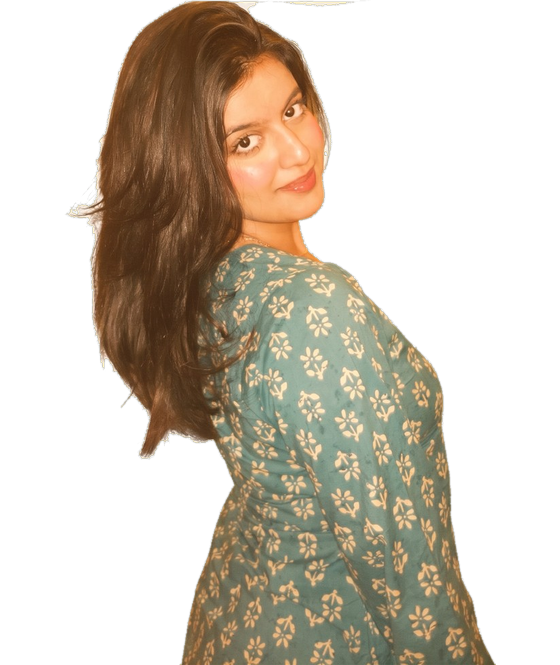
#> input picture assets/og/siya-cutout.png, 560 x 665 px, given in place of siya-hero-cutout.png, which was not available
$ python despill-hero-keep-hair.py
#> lines starting #> are read from the running program, lines starting #| are printed output that depends on the picture; after the words box and inside, x2 and y2 are one past the last pixel; in counts of white or black regions, pixels touching at a corner belong together
"""
Despill white fringe into buttermilk WITHOUT eroding hair.
Starts from the fuller original cutout (not the rembg-eroded -2).
"""
from __future__ import annotations

from pathlib import Path

import numpy as np
from PIL import Image, ImageFilter
from scipy import ndimage

ROOT = Path(__file__).resolve().parents[1]
SRC = ROOT / "public" / "siya" / "photos" / "siya-hero-cutout.png"
OUT = ROOT / "public" / "siya" / "photos" / "siya-hero-cutout-4.png"
OG = ROOT / "assets" / "og" / "siya-cutout.png"
PREVIEW = ROOT / "screenshots" / "hero-cutout-blend-preview.png"

BM = np.array([255.0, 241.0, 181.0], dtype=np.float32)
WHITE = np.array([255.0, 255.0, 255.0], dtype=np.float32)


def main() -> None:
  im = Image.open(SRC).convert("RGBA")
#> im is the input picture: PIL image 560x665 RGBA; mean R, G, B, A 62.7, 53.8, 40.7, 111
  arr = np.array(im).astype(np.float32)
  rgb, a = arr[:, :, :3], arr[:, :, 3]
  alpha = np.clip(a / 255.0, 0, 1)
  eps = 1e-4

  # Unmatte white (only for fringe color — keep full alpha silhouette)
  unmatted = (rgb - WHITE * (1.0 - alpha[:, :, None])) / np.maximum(alpha[:, :, None], eps)
  unmatted = np.clip(unmatted, 0, 255)

  opaque = a >= 18
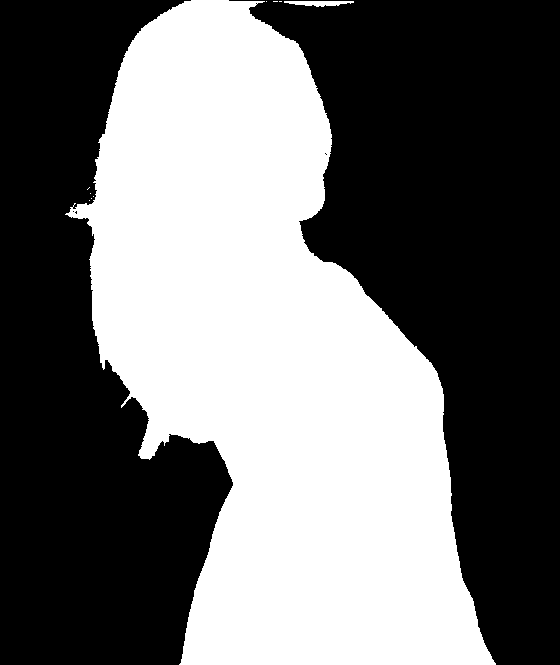
#> opaque: shape (665, 560) bool; 43.9% white; 10 white regions (8 under 20 px), largest, box (x1, y1, x2, y2) and area: (65, 0, 496, 665) 163334, (284, 1, 354, 7) 280
  dist_in = ndimage.distance_transform_edt(opaque)
  lum = 0.2126 * rgb[:, :, 0] + 0.7152 * rgb[:, :, 1] + 0.0722 * rgb[:, :, 2]
  d_white = np.linalg.norm(rgb - WHITE, axis=2)

  # Fringe = near edge + bright/cool — do NOT erode mask
  fringe = (a > 0) & (dist_in <= 6) & ((d_white < 65) | ((lum > 185) & (rgb[:, :, 2] > 175)))
#> fringe: shape (665, 560) bool; 0.23% white in thin lines or dots, all inside (x1, y1, x2, y2) = (69, 2, 386, 458)
  # Protect dress teal
  teal = (rgb[:, :, 1] > rgb[:, :, 0] * 0.88) & (rgb[:, :, 1] > 75) & (rgb[:, :, 2] > 55) & (lum < 210)
#> teal: shape (665, 560) bool; 19.3% white; 169 white regions (140 under 20 px), largest, box (x1, y1, x2, y2) and area: (157, 245, 475, 665) 69296, (66, 171, 100, 268) 258, (91, 273, 120, 376) 188

  # Propagate dark hair/skin inward for fringe fill
  seed = (a >= 200) & (dist_in >= 7) & (d_white > 50) & (lum < 190) & ~teal
#> seed: shape (665, 560) bool; 19.5% white; 352 white regions (265 under 20 px), largest, box (x1, y1, x2, y2) and area: (91, 1, 325, 453) 59912, (187, 570, 239, 665) 2102, (445, 582, 488, 665) 1308
  color = np.zeros_like(rgb)
  weight = np.zeros(a.shape, dtype=np.float32)
  color[seed] = rgb[seed]
  weight[seed] = 1.0
  for _ in range(20):
    c = Image.fromarray(np.clip(color, 0, 255).astype(np.uint8), "RGB").filter(ImageFilter.BoxBlur(2))
    w = Image.fromarray(np.clip(weight * 255, 0, 255).astype(np.uint8), "L").filter(ImageFilter.BoxBlur(2))
    color = np.array(c).astype(np.float32)
    weight = np.array(w).astype(np.float32) / 255.0
    color[seed] = rgb[seed]
    weight[seed] = 1.0
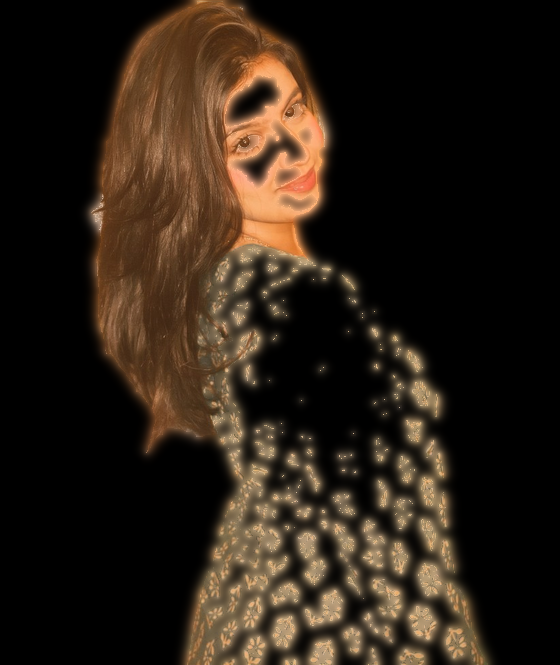
#> color: shape (665, 560, 3) float32; mean R, G, B 42.9, 31.8, 21.3
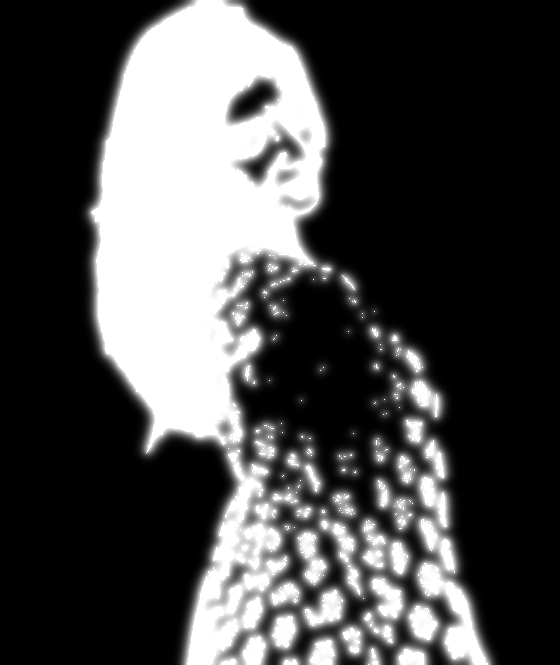
#> weight: shape (665, 560) float32; min 0, max 1, mean 0.293
  prop = color / np.maximum(weight[:, :, None], 1e-3)

  out_rgb = rgb.copy()
  out_a = a.copy()  # keep hair silhouette intact

  use = fringe & ~teal & (weight > 0.12)
#> use: shape (665, 560) bool; 0.13% white in thin lines or dots, all inside (x1, y1, x2, y2) = (85, 2, 331, 458)
  # Mix unmatte + propagated + buttermilk (soft blend, no hard cut)
  out_rgb[use] = unmatted[use] * 0.25 + prop[use] * 0.45 + BM * 0.30
#> out_rgb: shape (665, 560, 3) float32; mean R, G, B 62.7, 53.7, 40.6
  weak = fringe & ~teal & ~use
  out_rgb[weak] = out_rgb[weak] * 0.35 + BM * 0.65
#> out_rgb: shape (665, 560, 3) float32; mean R, G, B 62.7, 53.7, 40.6

  # Soft outer plush only (1–2px) — no silhouette shrink
  band = (out_a > 0) & (dist_in <= 1.6)
#> band: shape (665, 560) bool; 1.2% white in thin lines or dots, all inside (x1, y1, x2, y2) = (64, 0, 496, 665)
  out_rgb[band] = out_rgb[band] * 0.35 + BM * 0.65
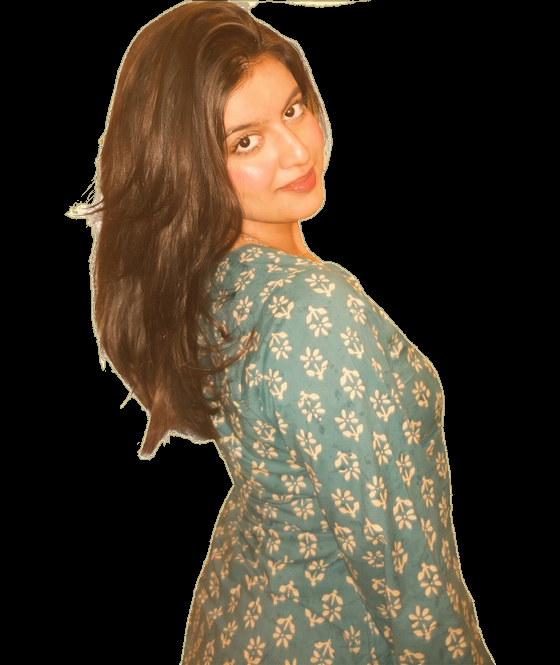
#> out_rgb: shape (665, 560, 3) float32; mean R, G, B 64.1, 55, 41.6
  out_a[band] = np.minimum(out_a[band], 170)
#> out_a: shape (665, 560) float32; min 0, max 255, mean 110.9

  out = Image.fromarray(np.clip(np.dstack([out_rgb, out_a]), 0, 255).astype(np.uint8), "RGBA")
  out = out.crop(out.getbbox())
#> out: PIL image 432x665 RGBA
  px = out.load()
  W, H = out.size
#> W = 432; H = 665
  for x in range(W):
    for dy in range(min(4, H)):
      y = H - 1 - dy
      r, g, b, aa = px[x, y]
      if aa > 20:
        px[x, y] = (r, g, b, 255)

  out.save(OUT, "PNG", optimize=True)
  print("saved", OUT, out.size)
#| saved public/siya/photos/siya-hero-cutout-4.png (432, 665)

  bg = Image.new("RGBA", out.size, (255, 241, 181, 255))
  comp = Image.alpha_composite(bg, out)
  comp.save(PREVIEW, "PNG")
  w, h = out.size
#> w = 432; h = 665
  comp.crop((0, int(h * 0.42), int(w * 0.48), int(h * 0.92))).save(
    ROOT / "screenshots" / "hair-left-restored.png"
  )
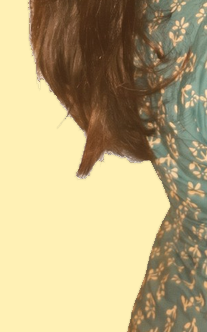
#> saved as hair-left-restored.png: PIL image 207x332 RGBA; mean R, G, B, A 186.1, 169.8, 126.9, 255
  comp.crop((int(w * 0.4), int(h * 0.05), w, int(h * 0.38))).save(
    ROOT / "screenshots" / "hero-cheek-blend-closeup.png"
  )
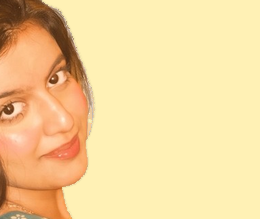
#> saved as hero-cheek-blend-closeup.png: PIL image 260x219 RGBA; mean R, G, B, A 243.6, 213.1, 156.2, 255

  # OG: transparent cutout, bottom-aligned on cream card later via og-card bg
  og_h = 665
  og_w = min(560, int(og_h * out.width / out.height))
#> og_w = 432
  og = out.resize((og_w, og_h), Image.Resampling.LANCZOS)
  canvas = Image.new("RGBA", (560, 665), (0, 0, 0, 0))
#> canvas: PIL image 560x665 RGBA; every value is 0
  canvas.paste(og, ((560 - og_w) // 2, 665 - og_h), og)
  canvas.save(OG, "PNG", optimize=True)
  print("og", OG)

  # left extent check
  aa = np.array(out.split()[-1])
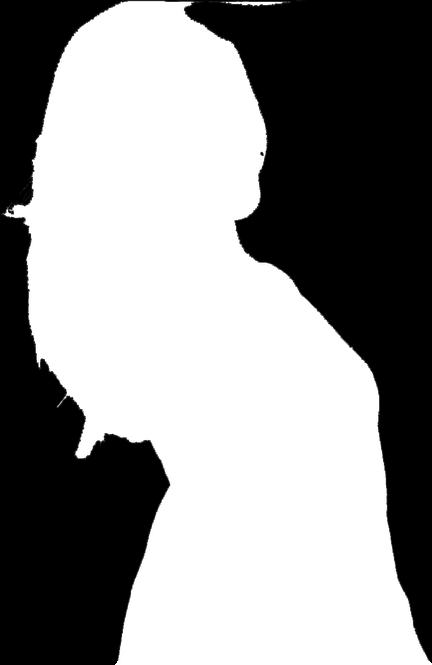
#> aa: shape (665, 432); min 0, max 255, mean 143.8
  hh, ww = aa.shape
#> hh = 665; ww = 432
  lefts = []
  for y in range(int(hh * 0.55), int(hh * 0.85), 8):
    xs = np.where(aa[y] > 40)[0]
    if len(xs):
      lefts.append(xs[0] / ww)
#> after the loop, lefts = 25 values, max 0.394 at index 15, min 0.088 at index 0, mean 0.264
  print("mean left frac", round(float(np.mean(lefts)), 4), "min", round(float(np.min(lefts)), 4))
#| mean left frac 0.2643 min 0.088


if __name__ == "__main__":
  main()
